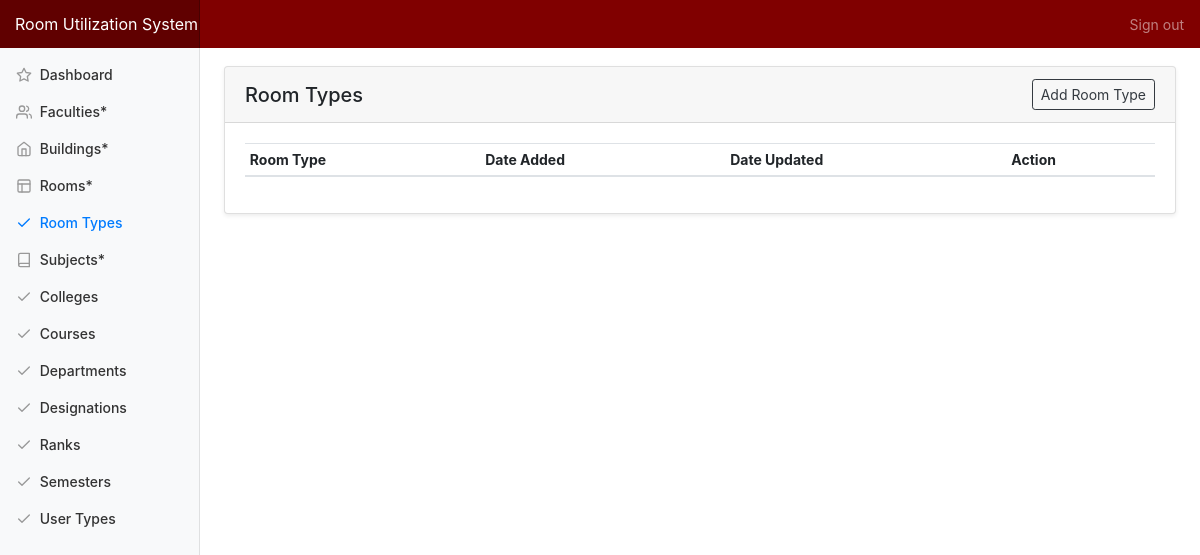
The page /index.php/admin/room_type on the database as committed earlier.
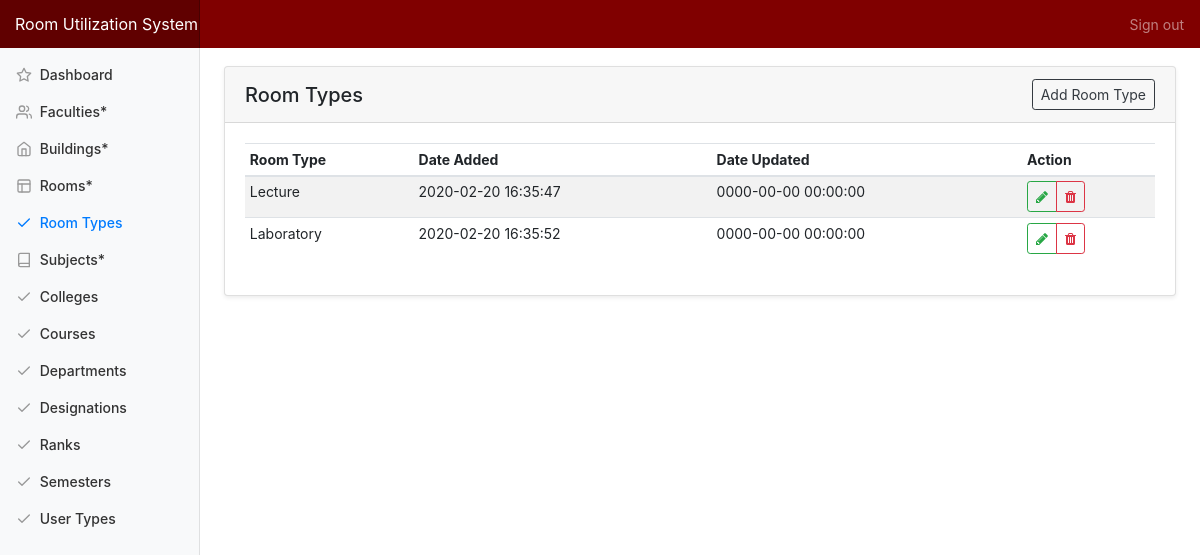
The same page on the database as committed later.
### tables this page shows
CREATE TABLE `tbl_room_type` (
  `room_type_id` int(10) NOT NULL,
  `room_type` varchar(50) NOT NULL,
  `room_description` varchar(255) NOT NULL,
  `room_type_added` datetime NOT NULL DEFAULT CURRENT_TIMESTAMP,
  `room_type_modified` datetime NOT NULL DEFAULT '0000-00-00 00:00:00' ON UPDATE CURRENT_TIMESTAMP
);

### application/controllers/Admin.php (called while the page is built, shortened)
<?php
class Admin extends CI_Controller {
	public function room_type(){
		$data['title'] = "Room Types";
		$data['room_types'] = $this->main_model->getRoomTypes();
		$this->load->view('templates/header', $data);
		$this->load->view('admin/room_type');
		$this->load->view('templates/footer');
	}
}

### index.php (called while the page is built, shortened)
<?php
require_once BASEPATH.'core/CodeIgniter.php';

### application/models/Main_model.php (called while the page is built, shortened)
<?php defined('BASEPATH') OR exit('No direct script access allowed');
Class Main_model extends CI_Model{
	public function getRoomTypes(){
		return $this->db->get('tbl_room_type')->result_array();
	}
}

### application/views/admin/room_type.php (the view, shortened to what this page needs)
<div class="container-fluid">
  <div class="row">
    <main role="main" class="col-md-9 ml-sm-auto col-lg-10 pt-4 px-4 mb-3">
      <div class="card shadow-sm">
			  <h5 class="card-header d-flex justify-content-between align-items-center">
          <?=$title?>
          <a href="#" class="btn btn-outline-dark btn-sm" data-toggle="modal" data-target="#modal_room_type_add">Add Room Type</a>
        </h5>
			  <div class="card-body">
          <table class="table table-striped table-hover table-sm">
            <thead>
              <tr>
                <th>Room Type</th>
                <th>Date Added</th>
                <th>Date Updated</th>
                <th>Action</th>
              </tr>
            </thead>
            <tbody>
              <?php foreach ($room_types as $row) {?>
              <tr>
                <td><?=$row['room_type']?></td>
                <td><?=$row['room_type_added']?></td>
                <td><?=$row['room_type_modified']?></td>
                <td>
                  <div class="btn-group" role="group">
                    <a href="#" class="btn btn-sm btn-outline-success action-btn updateRoomType" id="<?=$row['room_type_id']?>//<?=$row['room_type']?>" data-toggle="modal" data-target="#modal_room_type_update" data-toggle="tooltip" data-placement="top" title="Update Room Type">
                      <span class="fa fa-pencil"></span>
                    </a>
                    <a href="#" id="<?=base_url('admin/delete/room_type/'.$row['room_type_id'])?>" class="btn btn-sm btn-outline-danger action-btn delete" data-toggle="tooltip" data-placement="top" title="Delete Room Type">
                      <span class="fa fa-trash"></span>
                    </a>
                  </div>
                </td>
              </tr>
              <?php } ?>
            </tbody>
          </table>
			  </div>
			</div>
   </main>
  </div>
</div>

Rows that differ between the two databases and show on the page:
added tbl_room_type: room_type "Lecture", room_type_added "2020-02-20 16:35:47", room_type_modified "0000-00-00 00:00:00"
added tbl_room_type: room_type "Laboratory", room_type_added "2020-02-20 16:35:52", room_type_modified "0000-00-00 00:00:00"
